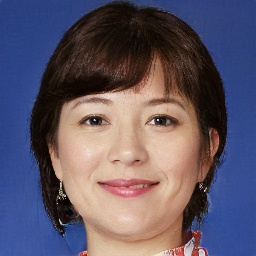
#> input picture Data Set 1/test/fake/FGFGFY1I8S.jpg, 256 x 256 px, given as the content of the folder C:/Users/CHIGUMBU T/Desktop/JULIACHISWINGA/juliaproj/train1, which was not available
$ jupyter execute --allow-errors 'EVENING190125SUNDAY[1].ipynb'   (text cells are left out)
#> lines starting #> are read from the running program, lines starting #| are printed output that depends on the picture; pictures that were not available may be replaced by others from this repository, and a replacement may not be noted
[cell 1]
import tensorflow as tf
import pandas as pd
from tensorflow.keras.layers import Conv2D, MaxPooling2D, Flatten, Dense, Dropout, GlobalAveragePooling2D
from tensorflow.keras.models import Sequential
from tensorflow.keras.applications import InceptionV3, MobileNetV2
from sklearn.metrics import confusion_matrix, ConfusionMatrixDisplay, roc_curve, auc, f1_score, precision_score, recall_score
import matplotlib.pyplot as plt
import numpy as np
import seaborn as sns
from tensorflow.keras.preprocessing.image import ImageDataGenerator
import os
import random
from PIL import Image
from skimage import exposure  # For histogram equalization
from sklearn.decomposition import PCA
from sklearn.preprocessing import StandardScaler
from skimage import feature, color, io
from sklearn.decomposition import PCA
from sklearn.preprocessing import LabelEncoder
from keras.preprocessing.image import load_img, img_to_array
from sklearn.manifold import TSNE

[cell 2]
# Set paths to your datasets
train_dir = r"C:\Users\CHIGUMBU T\Desktop\JULIACHISWINGA\juliaproj\train1"
val_dir = r"C:\Users\CHIGUMBU T\Desktop\JULIACHISWINGA\juliaproj\val1"
test_dir = r"C:\Users\CHIGUMBU T\Desktop\JULIACHISWINGA\juliaproj\test1"

# ImageDataGenerator for training, validation, and testing
#> (the rest of this cell did not finish here and is left out)

[cell 3]
# Function to visualize the distribution of classes
def plot_class_distribution(train_dir):
    class_names = os.listdir(train_dir)
    class_counts = [len(os.listdir(os.path.join(train_dir, class_name))) for class_name in class_names]

    plt.figure(figsize=(10, 6))
    sns.barplot(x=class_names, y=class_counts, palette='viridis')
    plt.title('Class Distribution in Training Set')
    plt.xlabel('Classes')
    plt.ylabel('Number of Images')
    plt.xticks(rotation=45)
    plt.show()

[cell 4]
def class_distribution_plot(data_directories):
    all_counts = []

    # Loop through each data directory
    for data_directory in data_directories:
        class_names = os.listdir(data_directory)
        class_counts = [len(os.listdir(os.path.join(data_directory, class_name))) for class_name in class_names]

        # Prepare a DataFrame for each directory
        df = pd.DataFrame({'Class': class_names, 'Count': class_counts})
        df['Dataset'] = os.path.basename(data_directory)  # Add a column for the dataset name
        all_counts.append(df)

    # Concatenate all DataFrames
    combined_df = pd.concat(all_counts)

    # Plotting
    plt.figure(figsize=(12, 6))
    sns.barplot(x='Class', y='Count', hue='Dataset', data=combined_df)
    plt.title('Class Distribution Across Datasets')
    plt.xticks(rotation=45)
    plt.ylabel('Number of Images')
    plt.legend(title='Dataset')
    plt.tight_layout()
    plt.show()
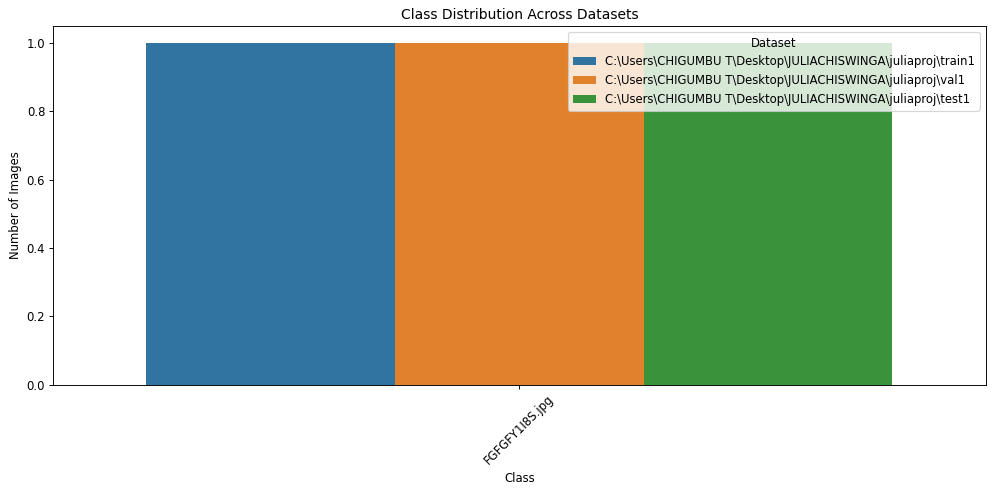
#> figure drawn by matplotlib, 1 panel

# Call the function with updated paths
class_distribution_plot([
    r"C:\Users\CHIGUMBU T\Desktop\JULIACHISWINGA\juliaproj\train1",
    r"C:\Users\CHIGUMBU T\Desktop\JULIACHISWINGA\juliaproj\val1",
    r"C:\Users\CHIGUMBU T\Desktop\JULIACHISWINGA\juliaproj\test1"
])

[cell 5]
# Function to get basic dataset statistics
# [9 lines left out: function get_dataset_statistics, not called in this run]

# Execute data exploration functions
plot_class_distribution(train_dir)
#> in plot_class_distribution, `plt.show()`:
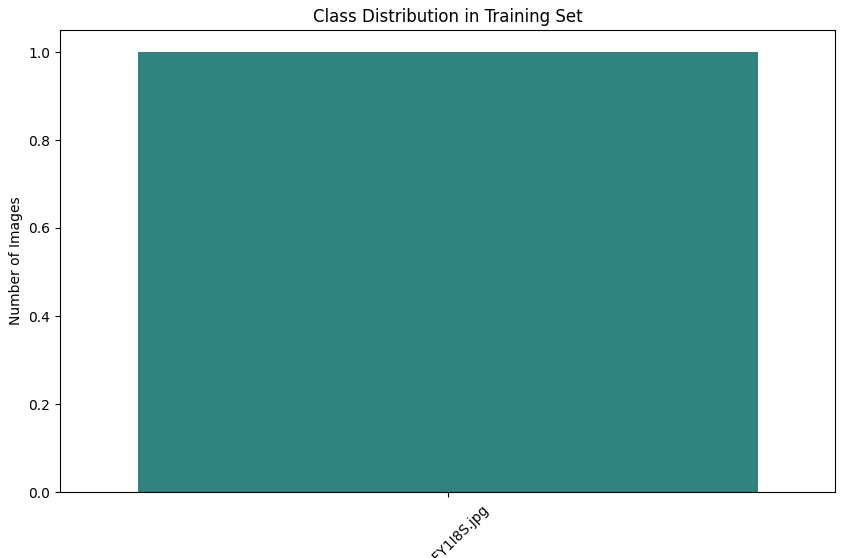
#> figure drawn by matplotlib, 1 panel
#> (the rest of this cell did not finish here and is left out)

[cell 6]
# Set parameters for image preprocessing
image_size = (150, 150)  # Resize images to this size
batch_size = 32           # Set batch size

# Create ImageDataGenerators for training, validation, and testing
#> (the rest of this cell did not finish here and is left out)

[cell 7]
# Function to display sample preprocessed images
# [10 lines left out: function display_preprocessed_images, not called in this run]

# Preview a sample of preprocessed images from the training set
#> (the rest of this cell did not finish here and is left out)

[cell 8]
# Function for histogram equalization
# [9 lines left out: function equalize_image, not called in this run]

# Example of using histogram equalization within ImageDataGenerator
class CustomImageDataGenerator(ImageDataGenerator):
    # [8 lines left out: function flow_from_directory, not called in this run]

# Use the custom generator instead
#> (the rest of this cell did not finish here and is left out)

[cell 9]
# Function to display sample preprocessed images
# [14 lines left out: function display_preprocessed_images, not called in this run]

# Preview a sample of preprocessed images from the training set
#> (the rest of this cell did not finish here and is left out)

[cell 10]
# Function to extract HOG features from an image
def extract_hog_features(image):
    gray_image = color.rgb2gray(image)  # Convert to grayscale
    hog_features = feature.hog(gray_image,
                                orientations=8,
                                pixels_per_cell=(16, 16),
                                cells_per_block=(1, 1),
                                visualize=False)
    return hog_features

# Load images from a directory
def load_images_from_folder(folder):
    features = []
    labels = []
    valid_extensions = ['.jpg', '.jpeg', '.png', '.bmp']  # Add more formats if needed

    for filename in os.listdir(folder):
        if any(filename.lower().endswith(ext) for ext in valid_extensions):
            img = io.imread(os.path.join(folder, filename))
#> img is the input picture: shape (256, 256, 3); mean R, G, B 95.6, 86.5, 103.1
            if img is not None:
                features.append(extract_hog_features(img))
#> in extract_hog_features, `gray_image = color.rgb2gray(image)`:
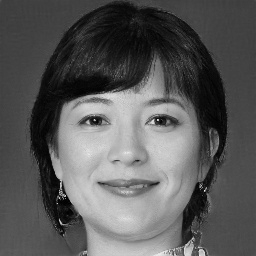
#> gray_image: shape (256, 256) float64; min 0.00254, max 0.946, mean 0.352
#> in extract_hog_features, `hog_features = feature.hog(gray_image, orientations=8, pixels_per_cell..`: hog_features = 2048 values, max 0.738 at index 920, min 0.0234 at index 1991, mean 0.341
                labels.append(filename.split('_')[0])  # Assuming filename format "label_image.jpg"
        else:
            print(f"Skipped file: {filename}")  # Debugging output for non-image files

    return np.array(features), np.array(labels)

# Example usage: Load images from a folder and extract features
folder_path = r'C:\Users\CHIGUMBU T\Desktop\JULIACHISWINGA\juliaproj\train1'  # Change to your image directory
train_features, train_labels = load_images_from_folder(folder_path)

# If necessary, flatten the features
train_features = np.array(train_features)

# Continue with your analysis (e.g., PCA and plotting)
